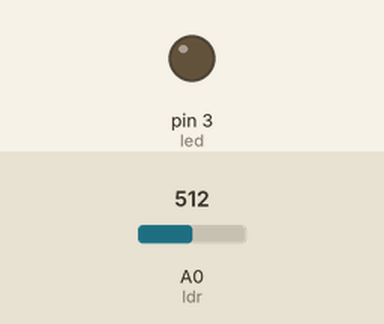
This sketch was run on a simulated Arduino Uno, built with avr-gcc and run on an emulated ATmega328P. Parts: output pins drawn as LEDs (lit = HIGH). Inputs (shaded band) come from the test bench; at power-on: A0 (ldr) = 512.

Above: at 1.2 s.
1.3 s: A0 (ldr) set to 97
2.8 s: A0 (ldr) set to 80
At 3.8 s:
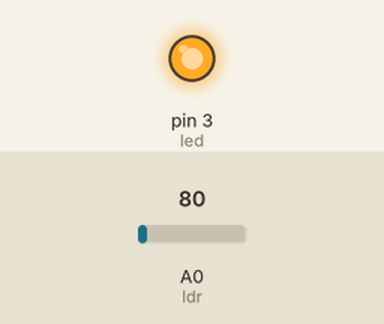
4.3 s: A0 (ldr) set to 100
At 5.0 s:
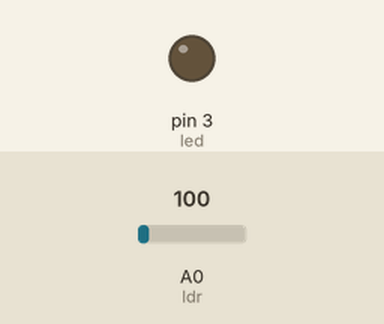
5.8 s: A0 (ldr) set to 0
At 6.3 s:
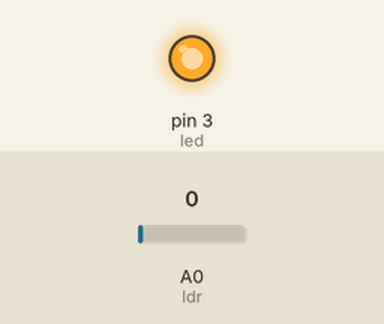
Timing chart, 0 to 8.3 s (numbered marks = the images above; inputs shaded):
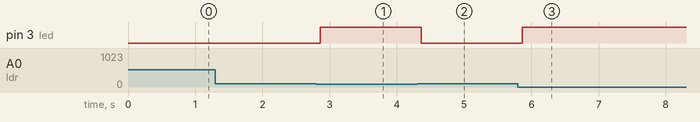

Measured:
- the behaviour switches between 91 and 90 on A0 (ldr) (found by bisection; images 0 and 1)
- after the input at 1.3 s, every drawn part: stays the same
- after the input at 2.8 s, pin 3 (led): LOW → HIGH after 0.06 s
- after the input at 4.3 s, pin 3 (led): HIGH → LOW after 0.06 s
- after the input at 5.8 s, pin 3 (led): LOW → HIGH after 0.06 s

The sketch:

fotoresistor.ino
```cpp
#define led 3
#define ldr A0

int ldrData;

void setup() {
  pinMode(led, OUTPUT);
  Serial.begin(9600);

}

void loop() {
  ldrData=analogRead(ldr);
  delay(50);
  if(ldrData > 90){
    digitalWrite(led, LOW);
  }
  else{
    digitalWrite(led, HIGH);
  }

}
```
